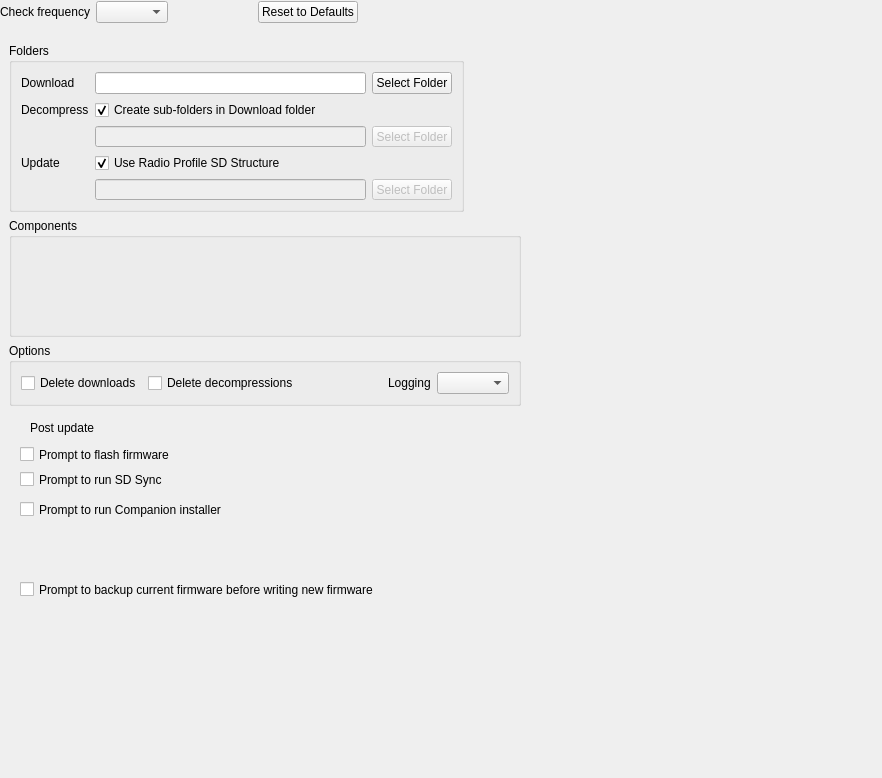
<?xml version="1.0" encoding="UTF-8"?>
<ui version="4.0">
 <class>PrefsUpdate</class>
 <widget class="QWidget" name="PrefsUpdate">
  <property name="geometry">
   <rect>
    <x>0</x>
    <y>0</y>
    <width>882</width>
    <height>778</height>
   </rect>
  </property>
  <property name="windowTitle">
   <string>Form</string>
  </property>
  <widget class="QGroupBox" name="grpFolders">
   <property name="geometry">
    <rect>
     <x>9</x>
     <y>43</y>
     <width>455</width>
     <height>169</height>
    </rect>
   </property>
   <property name="title">
    <string>Folders</string>
   </property>
   <layout class="QGridLayout" name="gridLayout_6">
    <item row="0" column="0">
     <widget class="QLabel" name="lblDownloadDir">
      <property name="text">
       <string>Download</string>
      </property>
     </widget>
    </item>
    <item row="0" column="1">
     <widget class="QLineEdit" name="leDownloadDir">
      <property name="clearButtonEnabled">
       <bool>true</bool>
      </property>
     </widget>
    </item>
    <item row="3" column="0">
     <widget class="QLabel" name="lblUpdateDir">
      <property name="text">
       <string>Update</string>
      </property>
     </widget>
    </item>
    <item row="1" column="1">
     <widget class="QCheckBox" name="chkDecompressDirUseDwnld">
      <property name="text">
       <string>Create sub-folders in Download folder</string>
      </property>
      <property name="checked">
       <bool>true</bool>
      </property>
     </widget>
    </item>
    <item row="2" column="1">
     <widget class="QLineEdit" name="leDecompressDir">
      <property name="enabled">
       <bool>false</bool>
      </property>
      <property name="clearButtonEnabled">
       <bool>true</bool>
      </property>
     </widget>
    </item>
    <item row="1" column="0">
     <widget class="QLabel" name="lblDecompressDir">
      <property name="text">
       <string>Decompress</string>
      </property>
     </widget>
    </item>
    <item row="3" column="1">
     <widget class="QCheckBox" name="chkUpdateDirUseSD">
      <property name="text">
       <string>Use Radio Profile SD Structure</string>
      </property>
      <property name="checked">
       <bool>true</bool>
      </property>
     </widget>
    </item>
    <item row="4" column="1">
     <widget class="QLineEdit" name="leUpdateDir">
      <property name="enabled">
       <bool>false</bool>
      </property>
      <property name="clearButtonEnabled">
       <bool>true</bool>
      </property>
     </widget>
    </item>
    <item row="4" column="2">
     <widget class="QPushButton" name="btnUpdateSelect">
      <property name="enabled">
       <bool>false</bool>
      </property>
      <property name="text">
       <string>Select Folder</string>
      </property>
     </widget>
    </item>
    <item row="2" column="2">
     <widget class="QPushButton" name="btnDecompressSelect">
      <property name="enabled">
       <bool>false</bool>
      </property>
      <property name="text">
       <string>Select Folder</string>
      </property>
     </widget>
    </item>
    <item row="0" column="2">
     <widget class="QPushButton" name="btnDownloadSelect">
      <property name="text">
       <string>Select Folder</string>
      </property>
     </widget>
    </item>
   </layout>
  </widget>
  <widget class="QGroupBox" name="grpOptions">
   <property name="geometry">
    <rect>
     <x>9</x>
     <y>343</y>
     <width>512</width>
     <height>63</height>
    </rect>
   </property>
   <property name="title">
    <string>Options</string>
   </property>
   <layout class="QHBoxLayout" name="horizontalLayout_2">
    <item>
     <widget class="QCheckBox" name="chkDelDownloads">
      <property name="text">
       <string>Delete downloads</string>
      </property>
     </widget>
    </item>
    <item>
     <widget class="QCheckBox" name="chkDelDecompress">
      <property name="text">
       <string>Delete decompressions</string>
      </property>
     </widget>
    </item>
    <item>
     <spacer name="horizontalSpacer_3">
      <property name="orientation">
       <enum>Qt::Orientation::Horizontal</enum>
      </property>
      <property name="sizeHint" stdset="0">
       <size>
        <width>40</width>
        <height>20</height>
       </size>
      </property>
     </spacer>
    </item>
    <item>
     <widget class="QLabel" name="lblLogging">
      <property name="text">
       <string>Logging</string>
      </property>
     </widget>
    </item>
    <item>
     <widget class="QComboBox" name="cboLogLevel"/>
    </item>
   </layout>
  </widget>
  <widget class="QGroupBox" name="grpComponents">
   <property name="geometry">
    <rect>
     <x>9</x>
     <y>218</y>
     <width>512</width>
     <height>119</height>
    </rect>
   </property>
   <property name="title">
    <string>Components</string>
   </property>
  </widget>
  <widget class="QCheckBox" name="profileBackupEnable_2">
   <property name="geometry">
    <rect>
     <x>20</x>
     <y>580</y>
     <width>461</width>
     <height>19</height>
    </rect>
   </property>
   <property name="sizePolicy">
    <sizepolicy hsizetype="Preferred" vsizetype="Fixed">
     <horstretch>0</horstretch>
     <verstretch>0</verstretch>
    </sizepolicy>
   </property>
   <property name="toolTip">
    <string>if set, will override general backup enable</string>
   </property>
   <property name="text">
    <string>Prompt to backup current firmware before writing new firmware</string>
   </property>
  </widget>
  <widget class="QCheckBox" name="burnFirmware_2">
   <property name="geometry">
    <rect>
     <x>20</x>
     <y>445</y>
     <width>441</width>
     <height>19</height>
    </rect>
   </property>
   <property name="sizePolicy">
    <sizepolicy hsizetype="Preferred" vsizetype="Fixed">
     <horstretch>0</horstretch>
     <verstretch>0</verstretch>
    </sizepolicy>
   </property>
   <property name="text">
    <string>Prompt to flash firmware</string>
   </property>
  </widget>
  <widget class="QCheckBox" name="chkPromptSDSync_2">
   <property name="geometry">
    <rect>
     <x>20</x>
     <y>470</y>
     <width>239</width>
     <height>19</height>
    </rect>
   </property>
   <property name="text">
    <string>Prompt to run SD Sync</string>
   </property>
  </widget>
  <widget class="QLabel" name="label">
   <property name="geometry">
    <rect>
     <x>30</x>
     <y>420</y>
     <width>91</width>
     <height>16</height>
    </rect>
   </property>
   <property name="text">
    <string>Post update</string>
   </property>
  </widget>
  <widget class="QWidget" name="layoutWidget">
   <property name="geometry">
    <rect>
     <x>0</x>
     <y>0</y>
     <width>358</width>
     <height>24</height>
    </rect>
   </property>
   <layout class="QHBoxLayout" name="horizontalLayout">
    <item>
     <widget class="QLabel" name="lblCheckFreq">
      <property name="text">
       <string>Check frequency</string>
      </property>
     </widget>
    </item>
    <item>
     <widget class="QComboBox" name="cboUpdateCheckFreq"/>
    </item>
    <item>
     <spacer name="horizontalSpacer">
      <property name="orientation">
       <enum>Qt::Orientation::Horizontal</enum>
      </property>
      <property name="sizeHint" stdset="0">
       <size>
        <width>40</width>
        <height>20</height>
       </size>
      </property>
     </spacer>
    </item>
    <item>
     <widget class="QPushButton" name="btnResetUpdatesToDefaults">
      <property name="text">
       <string>Reset to Defaults</string>
      </property>
     </widget>
    </item>
   </layout>
  </widget>
  <widget class="QCheckBox" name="chkPromptInstall">
   <property name="geometry">
    <rect>
     <x>20</x>
     <y>500</y>
     <width>341</width>
     <height>19</height>
    </rect>
   </property>
   <property name="text">
    <string>Prompt to run Companion installer</string>
   </property>
  </widget>
 </widget>
 <resources/>
 <connections/>
</ui>
